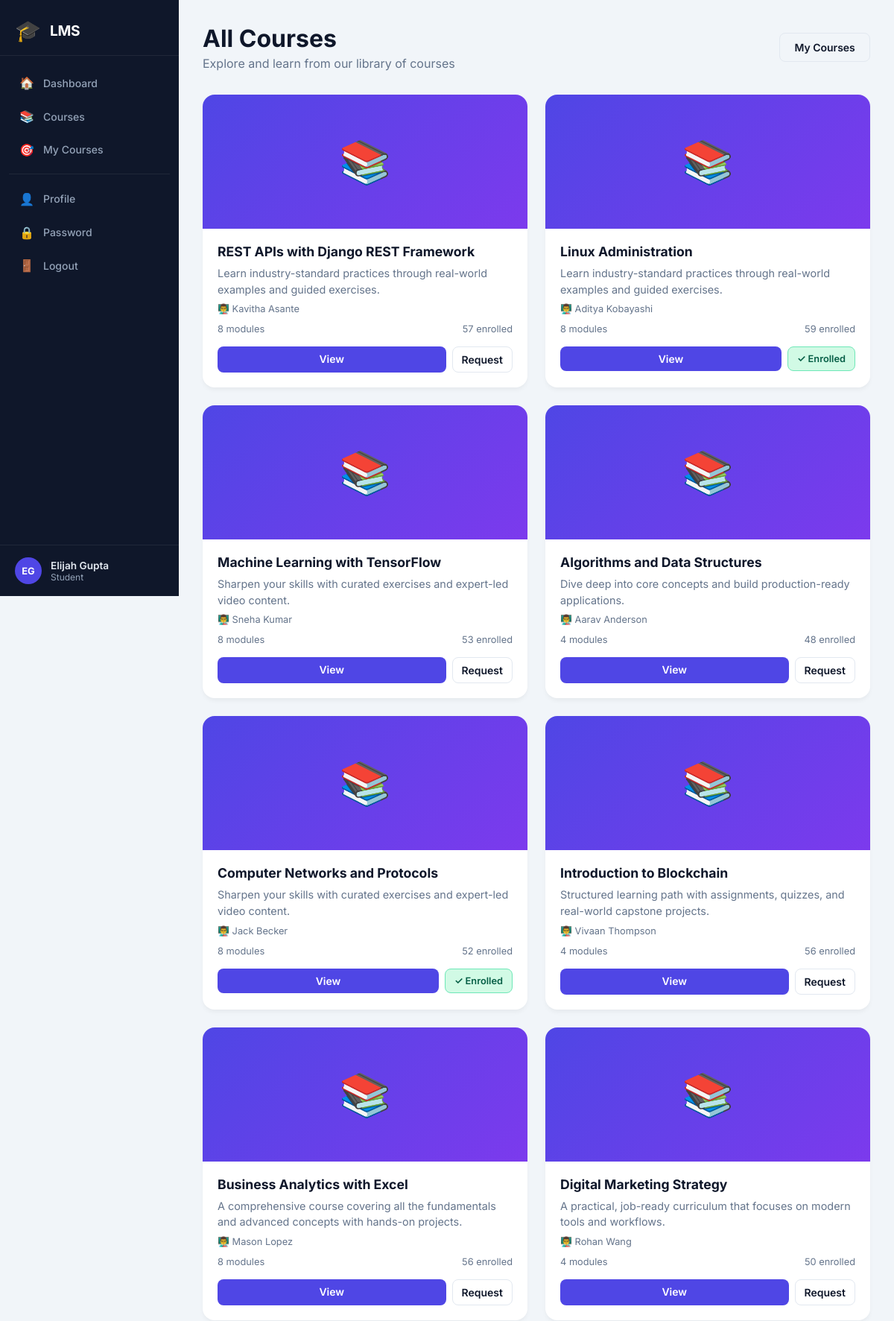
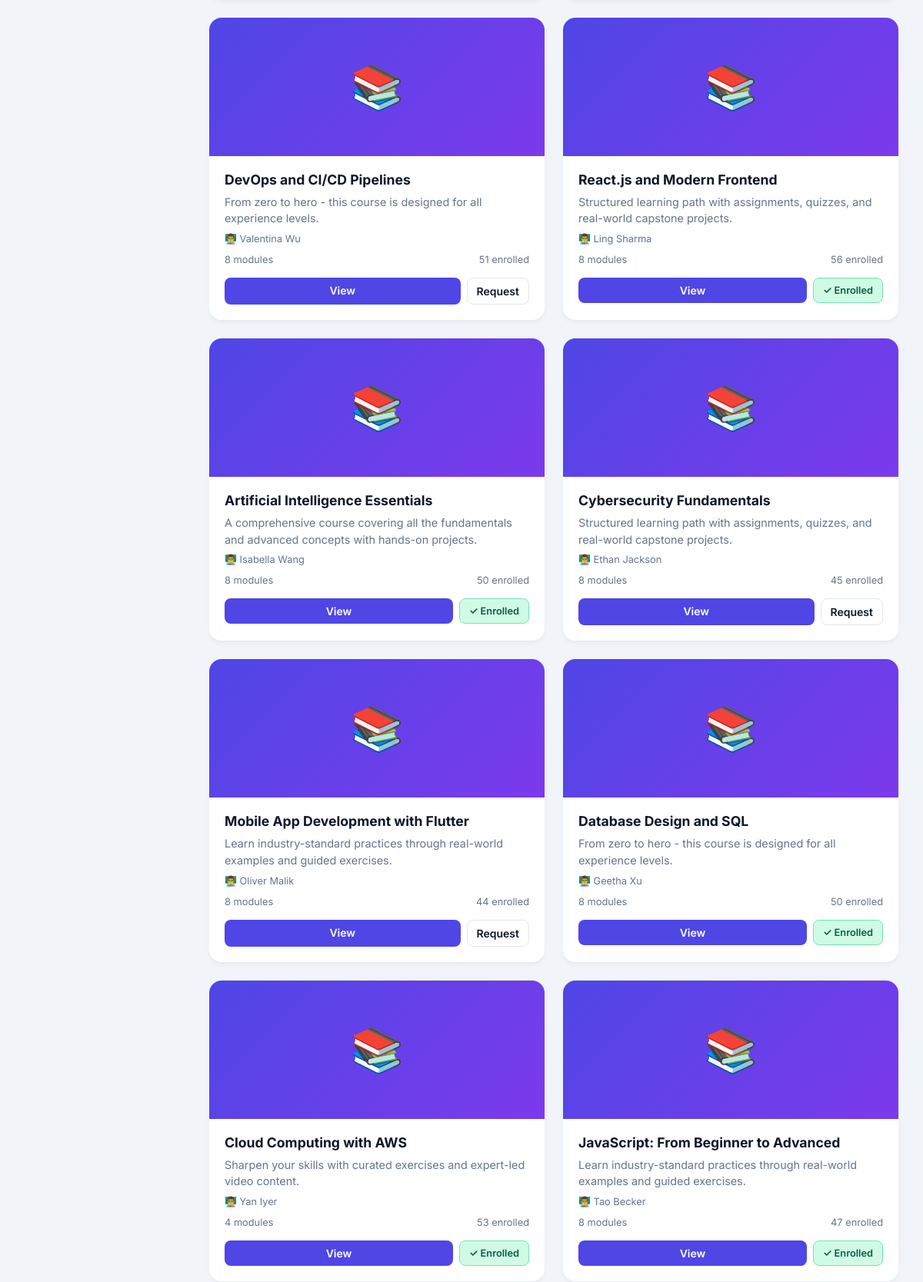
/courses/ (signed in, upper part), run on the app's committed database (2 pictures, top to bottom).
### accounts/models.py (models this page shows, shortened)
class CustomUser(AbstractBaseUser, PermissionsMixin):
    email = models.EmailField(unique=True)
    first_name = models.CharField(max_length=30, blank=True)
    last_name = models.CharField(max_length=30, blank=True)
    phone = models.CharField(max_length=15, blank=True)
    email_token = models.CharField(max_length=100, blank=True, null=True)
    is_active = models.BooleanField(default=False)
    is_staff = models.BooleanField(default=False)
    is_admin = models.BooleanField(default=False)
    is_teacher = models.BooleanField(default=False)
    created_date = models.DateTimeField(default=timezone.now)
    objects = CustomUserManager()
    USERNAME_FIELD = 'email'
    REQUIRED_FIELDS = []

### courses/models.py (models this page shows, shortened)
class Course(models.Model):
    uuid = models.UUIDField(default=uuid.uuid4, editable=False, unique=True)
    course_name = models.CharField(max_length=255)
    description = models.TextField(blank=True)
    thumbnail = models.ImageField(upload_to='courses/thumbnails/', blank=True, null=True)
    teacher = models.ForeignKey(
        settings.AUTH_USER_MODEL,
        on_delete=models.SET_NULL,
        null=True,
        blank=True,
        related_name='teaching_courses',
        limit_choices_to={'is_teacher': True},
    )
    created_date = models.DateTimeField(auto_now_add=True)
    updated_date = models.DateTimeField(auto_now=True)
    class Meta:
        ordering = ['-created_date']

### courses/views.py (the view)
# urls.py: path('', views.course_list, name='course_list'),
@login_required
def course_list(request):
    courses = Course.objects.all()
    enrolled_ids = set()
    request_states = {}   # course_id -> 'pending' | 'rejected'
    if request.user.is_authenticated and not is_admin_or_teacher(request.user):
        enrolled_ids = set(
            Enrollment.objects.filter(student=request.user).values_list('course_id', flat=True)
        )
        for er in EnrollmentRequest.objects.filter(student=request.user).exclude(status='approved'):
            request_states[er.course_id] = er.status
    return render(request, 'courses/course_list.html', {
        'courses': courses,
        'enrolled_ids': enrolled_ids,
        'request_states': request_states,
    })

### courses/views.py (called while the page is built)
def is_admin_or_teacher(user):
    return user.is_authenticated and (user.is_admin or user.is_teacher)

### templates/courses/course_list.html (shortened to what this page needs)
{% extends 'base.html' %}
{% load dict_extras %}
{% block content %}
<div style="width:100%; max-width:1100px;">
    <div style="display:flex; justify-content:space-between; align-items:center; margin-bottom:2rem;">
        <div>
            <h1 style="font-size:2rem; font-weight:700;">All Courses</h1>
            <p style="color:var(--text-muted); margin-top:0.25rem;">Explore and learn from our library of courses</p>
        </div>
        <div style="display:flex; gap:0.5rem; align-items:center;">
            {% if not user.is_admin and not user.is_teacher %}
            <a href="{% url 'my_enrollments' %}" class="btn btn-outline" style="padding:0.6rem 1.2rem;">My Courses</a>
            {% endif %}
        </div>
    </div>
    {% if courses %}
    <div style="display:grid; grid-template-columns:repeat(auto-fill, minmax(300px, 1fr)); gap:1.5rem;">
        {% for course in courses %}
        <div class="course-card fade-in">
            {% if course.thumbnail %}
                <img src="{{ course.thumbnail.url }}" alt="{{ course.course_name }}" class="course-thumb">
            {% else %}
                <div class="course-thumb-placeholder"><span>📚</span></div>
            {% endif %}
            <div class="course-card-body">
                <h2 class="course-card-title">{{ course.course_name }}</h2>
                <p class="course-card-desc">{{ course.description|truncatewords:20 }}</p>
                {% if course.teacher %}
                <p style="font-size:0.8rem; color:var(--text-muted); margin-top:0.5rem;">👨‍🏫 {{ course.teacher.first_name }} {{ course.teacher.last_name }}</p>
                {% endif %}
                <div class="course-card-meta">
                    <span>{{ course.modules.count }} module{{ course.modules.count|pluralize }}</span>
                    <span>{{ course.enrollments.count }} enrolled</span>
                </div>
                <div style="display:flex; gap:0.5rem; margin-top:1rem; flex-wrap:wrap;">
                    <a href="{% url 'course_detail' course.uuid %}" class="btn btn-primary" style="flex:1; text-align:center; padding:0.5rem;">View</a>
                    {% if not user.is_admin and not user.is_teacher %}
                        {% if course.id in enrolled_ids %}
                            <span class="btn" style="padding:0.5rem 0.75rem; background:#D1FAE5; color:#065F46; border:1px solid #6EE7B7; font-size:0.8rem;">✓ Enrolled</span>
                        {% else %}
                            <a href="{% url 'enroll_course' course.uuid %}" class="btn btn-outline" style="padding:0.5rem 0.75rem;">Request</a>
                        {% endif %}
                    {% endif %}
                </div>
            </div>
        </div>
        {% endfor %}
    </div>
    {% endif %}
</div>
{% endblock %}

### templates/base.html (shortened to what this page needs)
<!DOCTYPE html>
<html lang="en">
<head>
    {% load static %}
    <link rel="stylesheet" href="{% static 'css/style.css' %}">
</head>
<body>
    <div class="page-wrapper">
        {% if user.is_authenticated %}
        <aside class="sidebar" id="sidebar">
            <div class="sidebar-logo">
                <span class="logo-icon">🎓</span>
                <span class="logo-text">LMS</span>
            </div>
            <nav class="sidebar-nav">
                <a href="{% url 'dashboard' %}" class="nav-item {% block nav_dashboard %}{% endblock %}">
                    <span class="nav-icon">🏠</span><span>Dashboard</span>
                </a>
                <a href="{% url 'course_list' %}" class="nav-item {% block nav_courses %}{% endblock %}">
                    <span class="nav-icon">📚</span><span>Courses</span>
                </a>
                {% if not user.is_admin and not user.is_teacher %}
                <a href="{% url 'my_enrollments' %}" class="nav-item">
                    <span class="nav-icon">🎯</span><span>My Courses</span>
                </a>
                {% endif %}
                <div class="nav-divider"></div>
                <a href="{% url 'profile' %}" class="nav-item">
                    <span class="nav-icon">👤</span><span>Profile</span>
                </a>
                <a href="{% url 'change_password' %}" class="nav-item">
                    <span class="nav-icon">🔒</span><span>Password</span>
                </a>
                <a href="{% url 'logout' %}" class="nav-item nav-logout">
                    <span class="nav-icon">🚪</span><span>Logout</span>
                </a>
            </nav>
            <div class="sidebar-user">
                <div class="sidebar-avatar">
                    {{ user.first_name|first|upper }}{{ user.last_name|first|upper }}
                </div>
                <div>
                    <div style="font-weight:600; font-size:0.85rem;">{{ user.first_name }} {{ user.last_name }}</div>
                    <div style="font-size:0.75rem; color:#94a3b8;">
                        {% if user.is_admin %}Admin{% elif user.is_teacher %}Teacher{% else %}Student{% endif %}
                    </div>
                </div>
            </div>
        </aside>
        {% endif %}
        <main class="main-content {% if not user.is_authenticated %}public-main{% endif %}">
            {% block content %}{% endblock %}
        </main>
    </div>
</body>
</html>

### static/css/style.css (style rules this page uses)
:root { --primary: #4F46E5; --primary-hover: #4338CA; --primary-light: #EEF2FF; --sidebar-bg: #0F172A; --sidebar-text: #94a3b8; --sidebar-active: #4F46E5; --sidebar-w: 240px; --card-bg: #FFFFFF; --bg: #F1F5F9; --text: #0F172A; --text-muted: #64748B; --border: #E2E8F0; --success: #10B981; --danger: #EF4444; --warning: #F59E0B; --info: #3B82F6; --radius: 0.875rem; --shadow: 0 4px 6px -1px rgba(0,0,0,0.05), 0 2px 4px -1px rgba(0,0,0,0.04); --shadow-lg: 0 10px 15px -3px rgba(0,0,0,0.08), 0 4px 6px -2px rgba(0,0,0,0.05); }
*, *::before, *::after { margin:0; padding:0; box-sizing:border-box; }
body { font-family: 'Inter', sans-serif; background: var(--bg); color: var(--text); min-height: 100vh; }
.page-wrapper { display:flex; min-height:100vh; }
.sidebar { width: var(--sidebar-w); background: var(--sidebar-bg); display: flex; flex-direction: column; position: fixed; top: 0; left: 0; height: 100vh; z-index: 100; transition: transform 0.3s ease; overflow-y: auto; }
.sidebar-logo { display: flex; align-items: center; gap: 0.75rem; padding: 1.5rem 1.25rem 1rem; border-bottom: 1px solid rgba(255,255,255,0.07); }
.logo-icon { font-size: 1.75rem; }
.logo-text { font-size: 1.2rem; font-weight: 700; color: #fff; letter-spacing:-0.02em; }
.sidebar-nav { flex: 1; padding: 1rem 0.75rem; display: flex; flex-direction: column; gap: 0.25rem; }
.nav-item { display: flex; align-items: center; gap: 0.75rem; padding: 0.65rem 0.875rem; border-radius: 0.625rem; color: var(--sidebar-text); text-decoration: none; font-size: 0.875rem; font-weight: 500; transition: all 0.2s ease; }
.nav-icon { font-size: 1rem; width: 1.25rem; text-align: center; }
.nav-divider { height: 1px; background: rgba(255,255,255,0.07); margin: 0.5rem 0; }
.sidebar-user { display: flex; align-items: center; gap: 0.75rem; padding: 1rem 1.25rem; border-top: 1px solid rgba(255,255,255,0.07); color: #e2e8f0; }
.sidebar-avatar { width: 36px; height: 36px; border-radius: 50%; background: var(--primary); display: flex; align-items: center; justify-content: center; font-weight: 700; font-size: 0.8rem; color: #fff; flex-shrink: 0; }
.main-content { margin-left: var(--sidebar-w); flex: 1; padding: 2rem; min-height: 100vh; }
.btn { display: inline-block; padding: 0.55rem 1.1rem; border-radius: 0.5rem; font-size: 0.875rem; font-weight: 600; cursor: pointer; text-decoration: none; border: none; transition: all 0.2s ease; text-align: center; font-family: 'Inter', sans-serif; }
.btn-primary { background: var(--primary); color: #fff; }
.btn-outline { border: 1.5px solid var(--border); background: transparent; color: var(--text); }
.course-card { background: var(--card-bg); border-radius: var(--radius); overflow: hidden; box-shadow: var(--shadow); transition: transform 0.25s, box-shadow 0.25s; animation: fadeUp 0.4s ease forwards; opacity: 0; }
.course-thumb-placeholder { width:100%; height:150px; background: linear-gradient(135deg, #4F46E5, #7C3AED); display:flex; align-items:center; justify-content:center; font-size:3rem; }
.fade-in { animation: fadeUp 0.4s ease forwards; }
.course-card:nth-child(1) { animation-delay:0.08s; }
.course-card:nth-child(2) { animation-delay:0.14s; }
.course-card:nth-child(3) { animation-delay:0.20s; }
.course-card:nth-child(4) { animation-delay:0.26s; }

### templates/courses/course_list.html (style rules this page uses)
.course-card { background:var(--card-bg); border-radius:1rem; overflow:hidden; box-shadow:0 4px 6px -1px rgba(0,0,0,0.05); transition:transform 0.3s ease, box-shadow 0.3s ease; }
.course-thumb-placeholder { width:100%; height:180px; background:linear-gradient(135deg,#4F46E5 0%,#7C3AED 100%); display:flex; align-items:center; justify-content:center; font-size:3.5rem; }
.course-card-body { padding:1.25rem; }
.course-card-title { font-size:1.1rem; font-weight:700; margin-bottom:0.5rem; }
.course-card-desc { color:var(--text-muted); font-size:0.9rem; line-height:1.5; }
.course-card-meta { display:flex; justify-content:space-between; margin-top:0.75rem; font-size:0.8rem; color:var(--text-muted); }

### data on the page
CustomUser: first_name|first "E", last_name|first "G", first_name "Elijah", last_name "Gupta"
Course: course_name "REST APIs with Django REST Framework", description "Learn industry-standard practices through real-world examples and guided exercises.", teacher.first_name "Kavitha", teacher.last_name "Asante", modules.count "8", enrollments.count "57", shows "Request"
Course: course_name "Linux Administration", description "Learn industry-standard practices through real-world examples and guided exercises.", teacher.first_name "Aditya", teacher.last_name "Kobayashi", modules.count "8", enrollments.count "59", shows "✓ Enrolled"
Course: course_name "Machine Learning with TensorFlow", description "Sharpen your skills with curated exercises and expert-led video content.", teacher.first_name "Sneha", teacher.last_name "Kumar", modules.count "8", enrollments.count "53", shows "Request"
Course: course_name "Algorithms and Data Structures", description "Dive deep into core concepts and build production-ready applications.", teacher.first_name "Aarav", teacher.last_name "Anderson", modules.count "4", enrollments.count "48", shows "Request"
Course: course_name "Computer Networks and Protocols", description "Sharpen your skills with curated exercises and expert-led video content.", teacher.first_name "Jack", teacher.last_name "Becker", modules.count "8", enrollments.count "52", shows "✓ Enrolled"
Course: course_name "Introduction to Blockchain", description "Structured learning path with assignments, quizzes, and real-world capstone projects.", teacher.first_name "Vivaan", teacher.last_name "Thompson", modules.count "4", enrollments.count "56", shows "Request"
Course: course_name "Business Analytics with Excel", description "A comprehensive course covering all the fundamentals and advanced concepts with hands-on projects.", teacher.first_name "Mason", teacher.last_name "Lopez", modules.count "8", enrollments.count "56", shows "Request"
Course: course_name "Digital Marketing Strategy", description "A practical, job-ready curriculum that focuses on modern tools and workflows.", teacher.first_name "Rohan", teacher.last_name "Wang", modules.count "4", enrollments.count "50", shows "Request"
Course: course_name "DevOps and CI/CD Pipelines", description "From zero to hero - this course is designed for all experience levels.", teacher.first_name "Valentina", teacher.last_name "Wu", modules.count "8", enrollments.count "51", shows "Request"
Course: course_name "React.js and Modern Frontend", description "Structured learning path with assignments, quizzes, and real-world capstone projects.", teacher.first_name "Ling", teacher.last_name "Sharma", modules.count "8", enrollments.count "56", shows "✓ Enrolled"
Course: course_name "Artificial Intelligence Essentials", description "A comprehensive course covering all the fundamentals and advanced concepts with hands-on projects.", teacher.first_name "Isabella", teacher.last_name "Wang", modules.count "8", enrollments.count "50", shows "✓ Enrolled"
Course: course_name "Cybersecurity Fundamentals", description "Structured learning path with assignments, quizzes, and real-world capstone projects.", teacher.first_name "Ethan", teacher.last_name "Jackson", modules.count "8", enrollments.count "45", shows "Request"
Course: course_name "Mobile App Development with Flutter", description "Learn industry-standard practices through real-world examples and guided exercises.", teacher.first_name "Oliver", teacher.last_name "Malik", modules.count "8", enrollments.count "44", shows "Request"
Course: course_name "Database Design and SQL", description "From zero to hero - this course is designed for all experience levels.", teacher.first_name "Geetha", teacher.last_name "Xu", modules.count "8", enrollments.count "50", shows "✓ Enrolled"
Course: course_name "Cloud Computing with AWS", description "Sharpen your skills with curated exercises and expert-led video content.", teacher.first_name "Yan", teacher.last_name "Iyer", modules.count "4", enrollments.count "53", shows "✓ Enrolled"
Course: course_name "JavaScript: From Beginner to Advanced", description "Learn industry-standard practices through real-world examples and guided exercises.", teacher.first_name "Tao", teacher.last_name "Becker", modules.count "8", enrollments.count "47", shows "✓ Enrolled"
